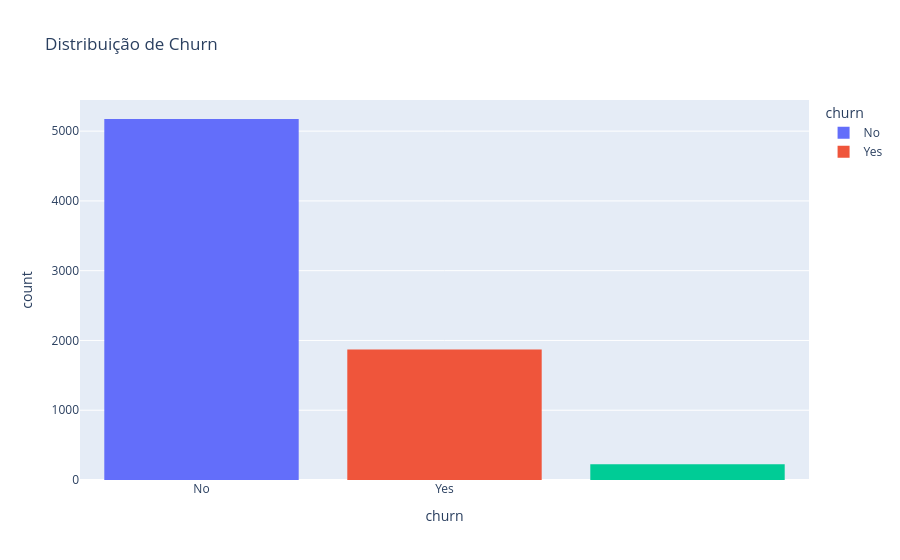

Notebook code cell kept with this figure:
### Markdown cell above
### 2.1 Visualização dados categóricos

### Code cell
px.histogram(df, x='churn', color='churn', title='Distribuição de Churn')

### Figure 1 — Plotly figure (JSON) as saved in the notebook; plotly's stock layout.template omitted (floating-point values rounded to 4 significant figures; data arrays with more than 128 entries replaced by an {"elided": "..."} marker saying what was removed)
{"data": [{"bingroup": "x", "hovertemplate": "churn=%{x}<br>count=%{y}<extra></extra>", "legendgroup": "No", "marker": {"color": "#636efa", "pattern": {"shape": ""}}, "name": "No", "orientation": "v", "showlegend": true, "type": "histogram", "x": {"elided": "5174 str values"}, "xaxis": "x", "yaxis": "y"}, {"bingroup": "x", "hovertemplate": "churn=%{x}<br>count=%{y}<extra></extra>", "legendgroup": "Yes", "marker": {"color": "#EF553B", "pattern": {"shape": ""}}, "name": "Yes", "orientation": "v", "showlegend": true, "type": "histogram", "x": {"elided": "1869 str values"}, "xaxis": "x", "yaxis": "y"}, {"bingroup": "x", "hovertemplate": "churn=%{x}<br>count=%{y}<extra></extra>", "legendgroup": "", "marker": {"color": "#00cc96", "pattern": {"shape": ""}}, "name": "", "orientation": "v", "showlegend": false, "type": "histogram", "x": {"elided": "224 str values"}, "xaxis": "x", "yaxis": "y"}], "layout": {"barmode": "relative", "legend": {"title": {"text": "churn"}, "tracegroupgap": 0}, "title": {"text": "Distribuição de Churn"}, "xaxis": {"anchor": "y", "categoryarray": ["No", "Yes", ""], "categoryorder": "array", "domain": [0, 1], "title": {"text": "churn"}}, "yaxis": {"anchor": "x", "domain": [0, 1], "title": {"text": "count"}}}}
